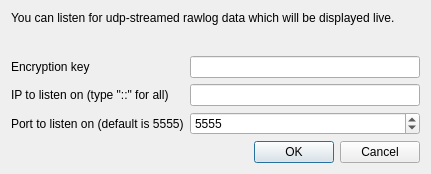
<?xml version="1.0" encoding="UTF-8"?>
<ui version="4.0">
 <class>uiDalog_udpConfig</class>
 <widget class="QDialog" name="uiDalog_udpConfig">
  <property name="geometry">
   <rect>
    <x>0</x>
    <y>0</y>
    <width>431</width>
    <height>174</height>
   </rect>
  </property>
  <property name="windowTitle">
   <string>Listen for rawlog stream</string>
  </property>
  <layout class="QFormLayout" name="formLayout">
   <item row="0" column="0" colspan="2">
    <widget class="QLabel" name="label">
     <property name="text">
      <string>You can listen for udp-streamed rawlog data which will be displayed live.</string>
     </property>
    </widget>
   </item>
   <item row="2" column="1">
    <spacer name="verticalSpacer">
     <property name="orientation">
      <enum>Qt::Vertical</enum>
     </property>
     <property name="sizeHint" stdset="0">
      <size>
       <width>20</width>
       <height>40</height>
      </size>
     </property>
    </spacer>
   </item>
   <item row="5" column="0">
    <widget class="QLabel" name="label_2">
     <property name="text">
      <string>IP to listen on (type &quot;::&quot; for all)</string>
     </property>
    </widget>
   </item>
   <item row="7" column="0">
    <widget class="QLabel" name="label_3">
     <property name="text">
      <string>Port to listen on (default is 5555)</string>
     </property>
    </widget>
   </item>
   <item row="7" column="1">
    <widget class="QSpinBox" name="uiSpinBox_port">
     <property name="sizePolicy">
      <sizepolicy hsizetype="Expanding" vsizetype="Fixed">
       <horstretch>0</horstretch>
       <verstretch>0</verstretch>
      </sizepolicy>
     </property>
     <property name="minimum">
      <number>1</number>
     </property>
     <property name="maximum">
      <number>65535</number>
     </property>
     <property name="value">
      <number>5555</number>
     </property>
    </widget>
   </item>
   <item row="3" column="0">
    <widget class="QLabel" name="label_4">
     <property name="text">
      <string>Encryption key</string>
     </property>
    </widget>
   </item>
   <item row="10" column="1">
    <widget class="QDialogButtonBox" name="buttonBox">
     <property name="orientation">
      <enum>Qt::Horizontal</enum>
     </property>
     <property name="standardButtons">
      <set>QDialogButtonBox::Cancel|QDialogButtonBox::Ok</set>
     </property>
    </widget>
   </item>
   <item row="3" column="1">
    <widget class="QLineEdit" name="uiLineEdit_key"/>
   </item>
   <item row="5" column="1">
    <widget class="QLineEdit" name="uiLineEdit_host"/>
   </item>
  </layout>
 </widget>
 <resources/>
 <connections>
  <connection>
   <sender>buttonBox</sender>
   <signal>accepted()</signal>
   <receiver>uiDalog_udpConfig</receiver>
   <slot>accept()</slot>
   <hints>
    <hint type="sourcelabel">
     <x>248</x>
     <y>254</y>
    </hint>
    <hint type="destinationlabel">
     <x>157</x>
     <y>274</y>
    </hint>
   </hints>
  </connection>
  <connection>
   <sender>buttonBox</sender>
   <signal>rejected()</signal>
   <receiver>uiDalog_udpConfig</receiver>
   <slot>reject()</slot>
   <hints>
    <hint type="sourcelabel">
     <x>316</x>
     <y>260</y>
    </hint>
    <hint type="destinationlabel">
     <x>286</x>
     <y>274</y>
    </hint>
   </hints>
  </connection>
 </connections>
</ui>
